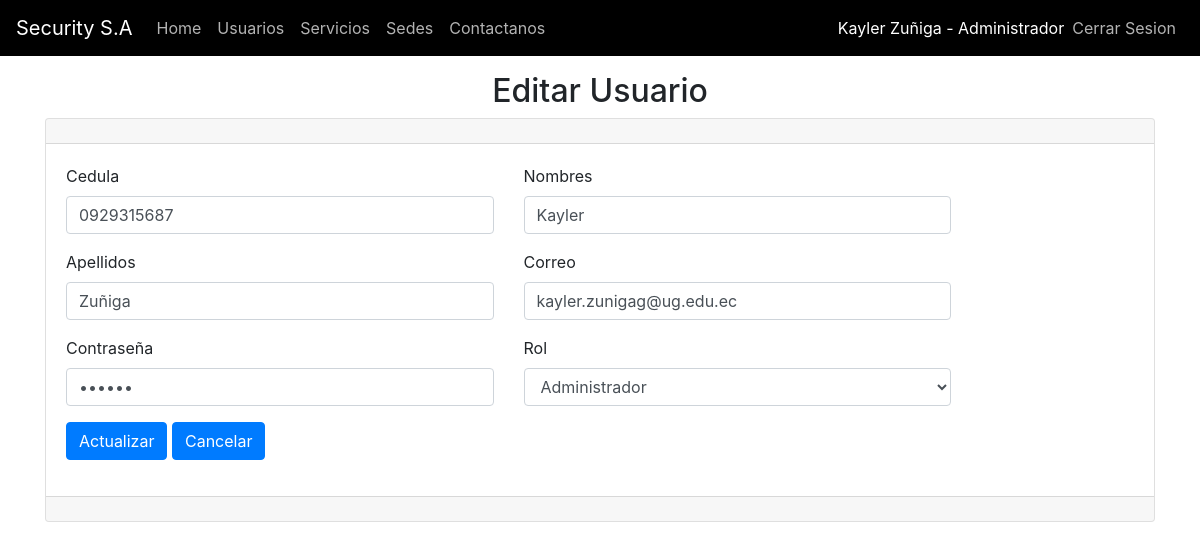
The page /index.php?c=usuario&f=view_edit&id=1 (signed in) on the database its author committed.
### tables this page shows
CREATE TABLE `usuario` (
  `id_usuario` int(11) NOT NULL AUTO_INCREMENT,
  `cedula` varchar(10) NOT NULL,
  `nombres` varchar(50) NOT NULL,
  `apellidos` varchar(50) NOT NULL,
  `correo` varchar(100) NOT NULL,
  `password` varchar(50) NOT NULL,
  `id_rol` int(11) NOT NULL,
  `estado` int(11) NOT NULL DEFAULT '1',
  `usuario_creacion` varchar(100) DEFAULT NULL,
  PRIMARY KEY (`id_usuario`),
  KEY `id_rol_idx` (`id_rol`),
  CONSTRAINT `id_rol` FOREIGN KEY (`id_rol`) REFERENCES `rol` (`id_rol`)
);

CREATE TABLE `rol` (
  `id_rol` int(11) NOT NULL AUTO_INCREMENT,
  `nombre_rol` varchar(45) NOT NULL,
  `descripcion` varchar(250) NOT NULL,
  PRIMARY KEY (`id_rol`)
);

### controller/UsuarioController.php (called while the page is built, shortened)
<?php
require_once 'model/dao/UsuarioDAO.php';
require_once 'model/dao/RolDAO.php';
class UsuarioController
{
    private $model;
    public function __construct()
    {
        $this->model = new UsuarioDAO();
    }
    public function view_edit()
    {
        if ($_SESSION['id_rol'] == 1) {
            if (!empty($_REQUEST['id'])) {
                $id = htmlentities($_REQUEST['id']);
                $usuario = $this->model->selectOne($id);
            }
        }
        $modeloRol = new RolDAO();
        $roles = $modeloRol->listar();
        require_once VUSUARIOS . 'usuarios.edit.php';
    }
}

### controller/FrontController.php (called while the page is built, shortened)
<?php
class FrontController
{
    public function ruteo()
    {
        $funcion = (!empty($_REQUEST['f'])) ? htmlentities($_REQUEST['f']) : FUNCION_PRINCIPAL;
        $cont = new $controlador();
        $cont->$funcion();
    }
}

### index.php (called while the page is built)
<?php
require_once 'controller/FrontController.php';
$front = new FrontController();
$front->ruteo();

### config/conexion.php (called while the page is built)
<?php
class Conexion
{
    public static function getConexion()
    {
        $dsn = 'mysql:host=localhost;port=3306;dbname=' . DBNAME;
        $conexion = null;
        try {
            $conexion = new PDO($dsn, DBUSER, DBPASSWORD);
            $conexion->setAttribute(PDO::ATTR_ERRMODE, PDO::ERRMODE_EXCEPTION);
        } catch (Exception $e) {
            echo $e;
            die("error " . $e->getMessage());
        }
        return $conexion;
    }
}

### model/dao/UsuarioDAO.php (called while the page is built, shortened)
<?php
require_once 'config/conexion.php';
class UsuarioDAO
{
    private $con;
    public function __construct()
    {
        $this->con = Conexion::getConexion();
    }
    public function selectOne($id)
    {
        $sql = "select * from usuario where " .
            "id_usuario=:id_usuario";
        $stmt = $this->con->prepare($sql);
        $data = ['id_usuario' => $id];
        $stmt->execute($data);
        $usuario = $stmt->fetch(PDO::FETCH_ASSOC);
        return $usuario;
    }
}

### model/dao/RolDAO.php (called while the page is built)
<?php
require_once 'config/conexion.php';
class RolDAO
{
    private $con;
    public function __construct()
    {
        $this->con = Conexion::getConexion();
    }
    public function listar()
    {
        $sql = "select * from rol";
        $sentencia = $this->con->prepare($sql);
        $sentencia->execute();
        $resultados = $sentencia->fetchAll(PDO::FETCH_OBJ);
        return $resultados;
    }
}

### view/usuarios/usuarios.edit.php (the view, shortened to what this page needs)
<main><br><br><br>
    <div style="text-align: center;" class="container">
    <h2>Editar Usuario</h2>
    </div>
    <div class="container">
        <div class="card">
            <div class="card-header">
            </div>
            <div class="card-body">
                <form id="editarUsuario" action="index.php?c=usuario&f=editar" method="post">
                    <div class="row g-2">
                        <div class="form-group col-md-5">
                            <label for="cedula">Cedula</label>
                            <input type="text" name="cedula" id="cedula" class="form-control" value="<?php echo $usuario['cedula']; ?>">
                        </div>
                        <div class="form-group col-md-5">
                            <label for="nombres">Nombres</label>
                            <input type="text" name="nombres" id="nombres" class="form-control" value="<?php echo $usuario['nombres']; ?>">
                        </div>
                    </div>
                    <div class="row g-2">
                        <div class="form-group col-md-5">
                            <label for="apellidos">Apellidos</label>
                            <input type="text" name="apellidos" id="apellidos" class="form-control" value="<?php echo $usuario['apellidos']; ?>">
                        </div>
                        <div class="form-group col-md-5">
                            <label for="correo">Correo</label>
                            <input type="email" name="correo" id="correo" class="form-control" value="<?php echo $usuario['correo']; ?>">
                        </div>
                    </div>
                    <div class="row g-2">
                        <div class="form-group col-md-5">
                            <label for="password">Contraseña</label>
                            <input type="password" name="password" id="password" class="form-control" value="<?php echo $usuario['password']; ?>">
                        </div>
                        <div class="form-group col-md-5">
                            <label for="rol">Rol</label>
                            <select class="form-control" name="rol" id="rol">
                                <?php foreach ($roles as $rol) {?>
                                    <option value="<?php echo $rol->id_rol; ?>" <?php if ($rol->id_rol == $usuario['id_rol']) {echo 'selected';}?>><?php echo $rol->nombre_rol; ?></option>
                                <?php }?>
                            </select>
                        </div>
                    </div>
                    <div class="row g-2">
                        <div class="form-group col-md-5">
                        <button type="submit" class="btn btn-primary"
                     onclick="if (!confirm('Esta seguro de modificar el usuario?')) return false;" >Actualizar</button>
                    <a href="index.php?c=usuario&f=index" class="btn btn-primary">Cancelar</a>
                        </div>
                    </div>
                </form>
            </div>
            <div class="card-footer">
            </div>
        </div>
    </div>
</main>
<br><br><br>

### rows shown on the page
usuario: cedula "0929315687", nombres "Kayler", apellidos "Zuñiga", correo "kayler.zunigag@ug.edu.ec", rol "Administrador"

### other values the page prints
$_SESSION['nombres'] "Kayler"
$_SESSION['apellidos'] "Zuñiga"
$_SESSION['nombre_rol'] "Administrador"
